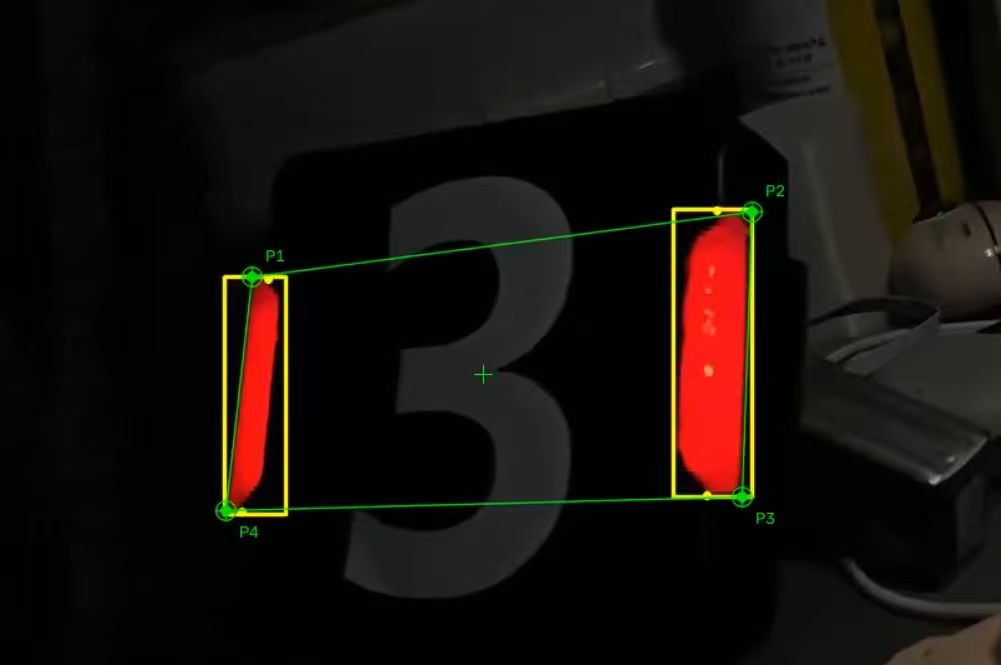
//> input picture 26计科 林溢/培训3/hsv_demo/armor.jpg, 1001 x 665 px
$ ./main   (built with g++ and OpenCV 4)
//> lines starting //> are read from the running program, lines starting //| are printed output that depends on the picture; after the words box and inside, x2 and y2 are one past the last pixel; in counts of white or black regions, pixels touching at a corner belong together
#include <opencv2/opencv.hpp>
#include <iostream>

// 支持中文路径读取
cv::Mat imreadUnicode(const std::string& path) {
//> called with path = "armor.jpg"
    FILE* f = fopen(path.c_str(), "rb");
    if (!f) return cv::Mat();
    fseek(f, 0, SEEK_END);
    long len = ftell(f);
    fseek(f, 0, SEEK_SET);
    std::vector<uchar> buf(len);
    fread(buf.data(), 1, len, f);
    fclose(f);
    return cv::imdecode(buf, cv::IMREAD_COLOR);
}

int main() {
    std::string imgPath = "armor.jpg";
    cv::Mat img = imreadUnicode(imgPath);
//> img is the input picture: 665 rows x 1001 cols, CV_8UC3; mean B, G, R 12.1, 16.8, 22.2

    if (img.empty()) {
        std::cerr << "无法读取图片，请确认 " << imgPath << " 是否在当前目录！\n";
        return -1;
    }

    cv::Mat hsv, mask1, mask2, mask;
    cv::cvtColor(img, hsv, cv::COLOR_BGR2HSV);
//> hsv: 665 rows x 1001 cols, CV_8UC3; mean H, S, V 61.7, 140.3, 24.6

    // 红色在 HSV 色环中跨越 0 度，需要分两段提取
    cv::inRange(hsv, cv::Scalar(0, 100, 70), cv::Scalar(10, 255, 255), mask1);
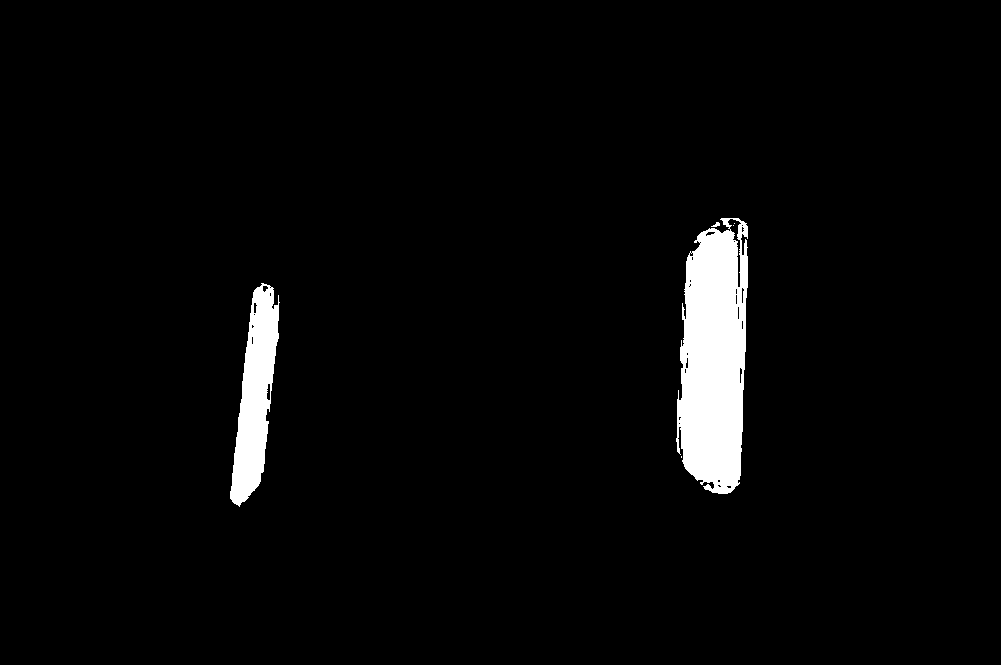
//> mask1: 665 rows x 1001 cols, CV_8UC1; 3.2% white; 6 white regions (3 under 20 px), largest, box (x1, y1, x2, y2) and area: (676, 218, 748, 494) 15416, (230, 283, 280, 507) 6045, (711, 222, 720, 227) 25
    cv::inRange(hsv, cv::Scalar(170, 100, 70), cv::Scalar(180, 255, 255), mask2);
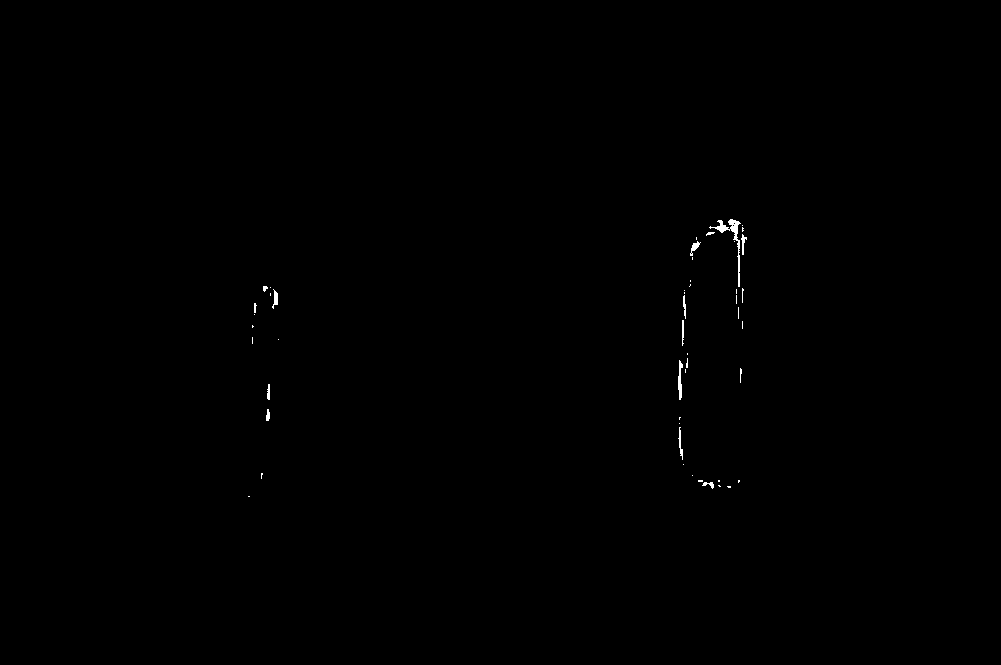
//> mask2: 665 rows x 1001 cols, CV_8UC1; 0.17% white; 49 white regions (34 under 20 px), largest, box (x1, y1, x2, y2) and area: (709, 219, 741, 287) 321, (678, 360, 683, 400) 116, (678, 427, 683, 460) 66
    cv::bitwise_or(mask1, mask2, mask);
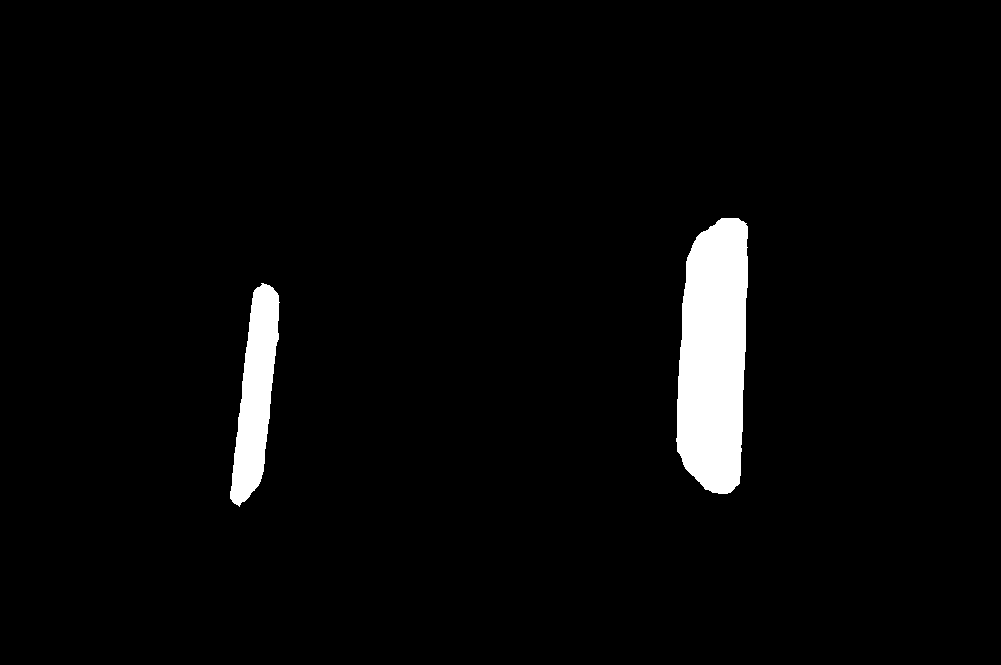
//> mask: 665 rows x 1001 cols, CV_8UC1; 3.4% white; 2 white regions, box (x1, y1, x2, y2) and area: (676, 218, 748, 494) 16369, (230, 283, 280, 507) 6253

    // 闭运算填补灯条内部空洞
    cv::Mat kernel = cv::getStructuringElement(cv::MORPH_RECT, cv::Size(3, 3));
    cv::morphologyEx(mask, mask, cv::MORPH_CLOSE, kernel);
//> mask: 665 rows x 1001 cols, CV_8UC1; 3.4% white; 2 white regions, box (x1, y1, x2, y2) and area: (676, 218, 748, 494) 16370, (230, 283, 280, 507) 6254

    cv::imwrite("red_mask.png", mask);
    std::cout << "掩膜已保存为 red_mask.png（请检查灯条是否发白、背景是否发黑）\n";

    cv::imshow("Original", img);
    cv::imshow("Red Mask", mask);
    cv::waitKey(0);
    return 0;
}
